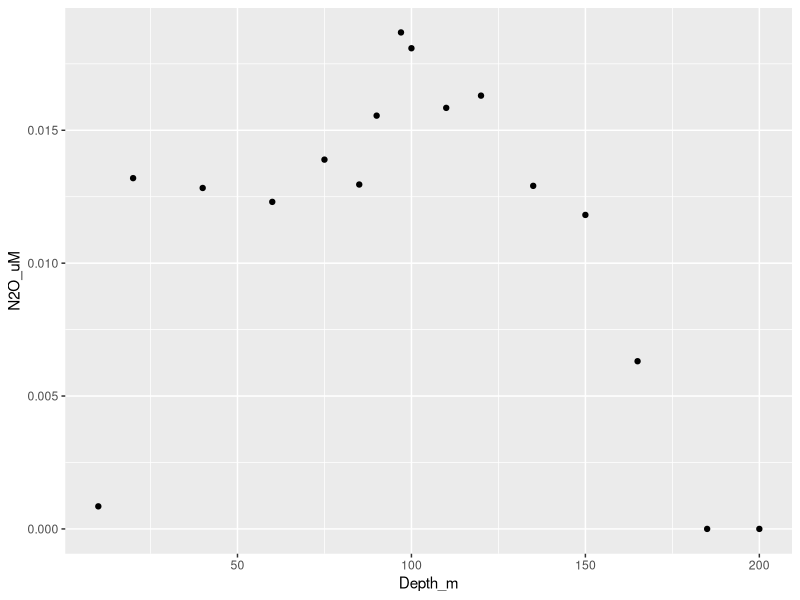

Source code (R):
library(tidyverse)
read.table(file="Saanich.metadata.txt")
read.table(file="Saanich.metadata.txt")
metadata = read.table(file="Saanich.metadata.txt", header=TRUE, row.names=1, sep="\t")

#Let’s look at the oxygen (O2) in our water samples. Notice how we pipe the data frame with our metadata into the select function, so the following is equivalent to select(metadata, O2_uM)

metadata %>%  select(O2_uM)
metadata %>%  select(matches("O2|oxygen"))
metadata %>% 
  filter(O2_uM == 0)

#which depths have no oxygen, combine filter and select with a pipe

metadata %>% 
  filter(O2_uM == 0) %>% 
  select(Depth_m)

#Exercise 2Using dplyr, find at what depth(s) methane (CH4)
#is above 100 nM while temperature is below 10 °C. Print out a table showing only the depth, methane, and temperature data. %>% 


metadata %>% select(matches("C|temp")) 

metadata %>% 
  filter(CH4_nM > 100) %>% 
  filter(Temperature_C < 10) %>% 
  select(Depth_m)
  
#want to plot all nutrients in uM, n2o and ch4 are nM, use mutate function

metadata %>% 
  mutate(N2O_uM = N2O_nM/1000)

metadata %>% 
  mutate(N2O_uM = N2O_nM/1000) %>% 
  ggplot() + geom_point(aes(x=Depth_m, y=N2O_uM))

#Exercise 3Convert all variables that are in nM to μM. Output a table showing only the original nM and converted μM variables

metadata %>% select(matches("nM"))

metadata %>% 
  mutate (N2O_uM = N2O_nM/1000, Std_N2O_uM = Std_N2O_nM/1000, Std_CH4_uM = Std_CH4_nM/1000, CH4_uM = CH4_nM/1000) %>% 
  select(matches("N2O|CH4"))
